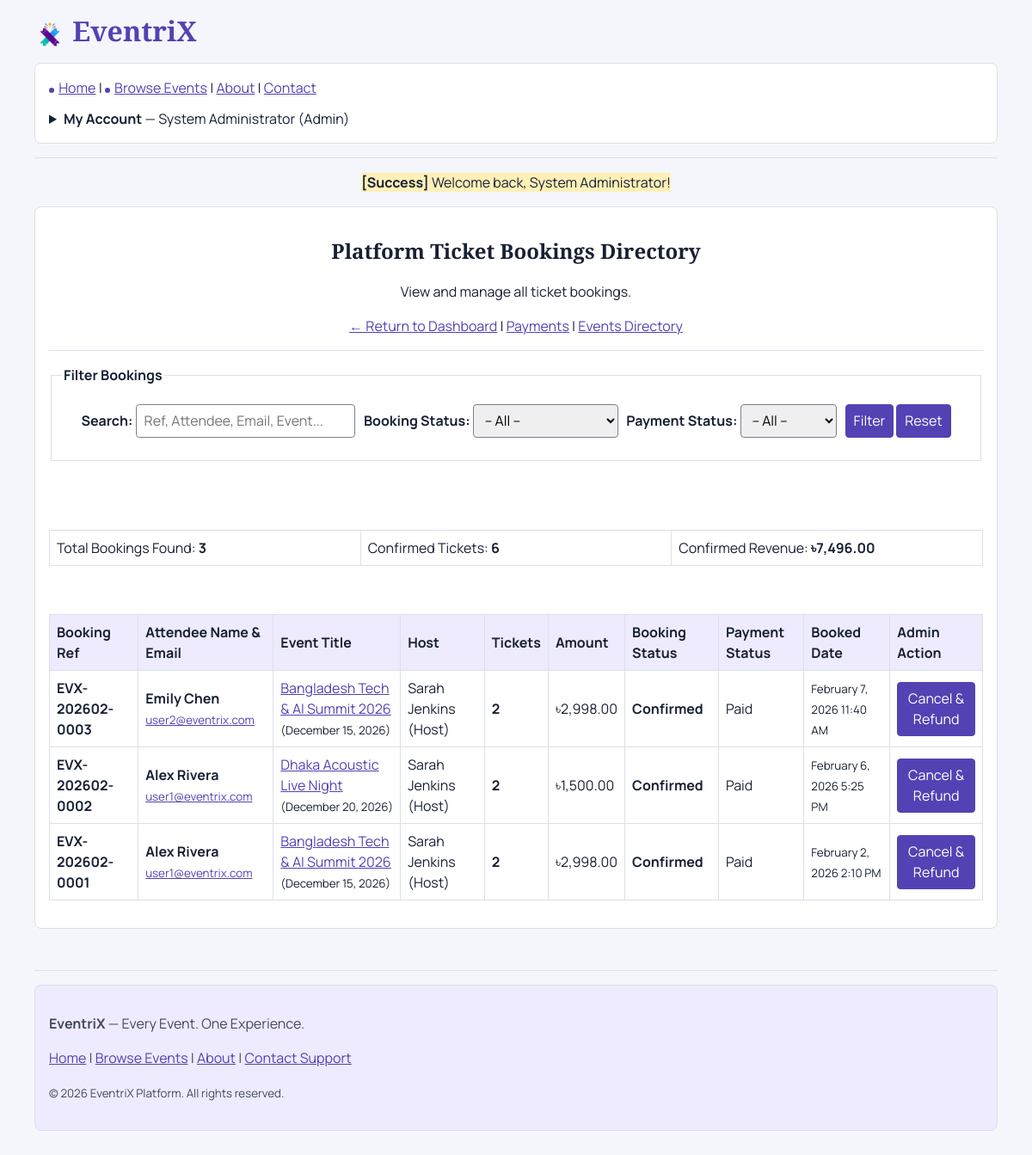
The page /admin/manage-bookings.php (signed in) on the database its author committed.
### tables this page shows
CREATE TABLE `bookings` (
  `id` INT AUTO_INCREMENT PRIMARY KEY,
  `booking_reference` VARCHAR(50) NOT NULL UNIQUE,
  `user_id` INT NOT NULL,
  `event_id` INT NOT NULL,
  `quantity` INT NOT NULL,
  `total_amount` DECIMAL(10,2) NOT NULL,
  `booking_status` ENUM('Pending Payment', 'Confirmed', 'Cancelled') NOT NULL DEFAULT 'Pending Payment',
  `payment_status` ENUM('Unpaid', 'Paid', 'Failed', 'Refunded') NOT NULL DEFAULT 'Unpaid',
  `created_at` TIMESTAMP DEFAULT CURRENT_TIMESTAMP,
  FOREIGN KEY (`user_id`) REFERENCES `users`(`id`) ON DELETE CASCADE,
  FOREIGN KEY (`event_id`) REFERENCES `events`(`id`) ON DELETE CASCADE,
  INDEX `idx_bookings_user` (`user_id`),
  INDEX `idx_bookings_event` (`event_id`),
  INDEX `idx_bookings_ref` (`booking_reference`)
);

CREATE TABLE `users` (
  `id` INT AUTO_INCREMENT PRIMARY KEY,
  `full_name` VARCHAR(100) NOT NULL,
  `email` VARCHAR(150) NOT NULL UNIQUE,
  `password` VARCHAR(255) NOT NULL,
  `role` ENUM('admin', 'host', 'user') NOT NULL DEFAULT 'user',
  `status` ENUM('active', 'suspended') NOT NULL DEFAULT 'active',
  `created_at` TIMESTAMP DEFAULT CURRENT_TIMESTAMP,
  INDEX `idx_users_role` (`role`),
  INDEX `idx_users_status` (`status`)
);

CREATE TABLE `events` (
  `id` INT AUTO_INCREMENT PRIMARY KEY,
  `host_id` INT NOT NULL,
  `title` VARCHAR(200) NOT NULL,
  `description` TEXT NOT NULL,
  `category` VARCHAR(100) NOT NULL,
  `image` VARCHAR(255) DEFAULT NULL,
  `event_date` DATE NOT NULL,
  `start_time` TIME NOT NULL,
  `end_time` TIME NOT NULL,
  `location` VARCHAR(255) NOT NULL,
  `ticket_price` DECIMAL(10,2) NOT NULL DEFAULT 0.00,
  `total_tickets` INT NOT NULL,
  `available_tickets` INT NOT NULL,
  `registration_deadline` DATETIME NOT NULL,
  `status` ENUM('Draft', 'Pending Approval', 'Approved', 'Rejected', 'Completed', 'Cancelled') NOT NULL DEFAULT 'Pending Approval',
  `created_at` TIMESTAMP DEFAULT CURRENT_TIMESTAMP,
  `updated_at` TIMESTAMP DEFAULT CURRENT_TIMESTAMP ON UPDATE CURRENT_TIMESTAMP,
  FOREIGN KEY (`host_id`) REFERENCES `users`(`id`) ON DELETE CASCADE,
  INDEX `idx_events_status` (`status`),
  INDEX `idx_events_category` (`category`),
  INDEX `idx_events_date` (`event_date`)
);

### admin/manage-bookings.php (the view, shortened to what this page needs)
<?php
require_once __DIR__ . '/../includes/database.php';
require_once __DIR__ . '/../includes/functions.php';
$search = sanitize_input($_GET['search'] ?? '');
$query = "SELECT b.*,
                 u.full_name AS attendee_name, u.email AS attendee_email,
                 e.title AS event_title, e.event_date,
                 h.full_name AS host_name,
                 p.payment_reference, p.payment_method
          FROM bookings b
          JOIN users u ON b.user_id = u.id
          JOIN events e ON b.event_id = e.id
          JOIN users h ON e.host_id = h.id
          LEFT JOIN payments p ON b.id = p.booking_id
          WHERE 1=1";
$params = [];
$query .= " ORDER BY b.created_at DESC";
$stmt = $pdo->prepare($query);
$stmt->execute($params);
$bookings = $stmt->fetchAll();
$total_qty = 0;
$total_money = 0;
foreach ($bookings as $b_row) {
    if ($b_row['booking_status'] === 'Confirmed') {
        $total_qty += (int)$b_row['quantity'];
        $total_money += (float)$b_row['total_amount'];
    }
}
require __DIR__ . '/../includes/header.php';
?>
<center>
    <h2>Platform Ticket Bookings Directory</h2>
    <p>View and manage all ticket bookings.</p>
    <p>
        <a href="dashboard.html">&larr; Return to Dashboard</a> |
        <a href="manage-payments.html">Payments</a> |
        <a href="manage-events.html">Events Directory</a>
    </p>
    <hr>
    <fieldset>
        <legend><strong>Filter Bookings</strong></legend>
        <form action="manage-bookings.html" method="GET">
            <p>
                <label for="search"><strong>Search:</strong></label>
                <input type="text" id="search" name="search" value="<?php echo e($search); ?>" placeholder="Ref, Attendee, Email, Event..." size="25">
                <label for="b_status"><strong>Booking Status:</strong></label>
                <select id="b_status" name="b_status">
                    <option value="">-- All --</option>
                </select>
                <label for="p_status"><strong>Payment Status:</strong></label>
                <select id="p_status" name="p_status">
                    <option value="">-- All --</option>
                </select>
                <button type="submit">Filter</button>
                <a href="manage-bookings.html"><button type="button">Reset</button></a>
            </p>
        </form>
    </fieldset>
    <br><br>
    <table border="1" cellpadding="6" cellspacing="0">
        <tr align="center">
            <td width="200">Total Bookings Found: <strong><?php echo count($bookings); ?></strong></td>
            <td width="200">Confirmed Tickets: <strong><?php echo $total_qty; ?></strong></td>
            <td width="200">Confirmed Revenue: <strong><?php echo format_price($total_money); ?></strong></td>
        </tr>
    </table>
    <br>
    <section>
        <?php if (!empty($bookings)): ?>
            <table border="1" cellpadding="8" cellspacing="0" width="98%">
                <thead>
                    <tr>
                        <th>Booking Ref</th>
                        <th>Attendee Name &amp; Email</th>
                        <th>Event Title</th>
                        <th>Host</th>
                        <th>Tickets</th>
                        <th>Amount</th>
                        <th>Booking Status</th>
                        <th>Payment Status</th>
                        <th>Booked Date</th>
                        <th>Admin Action</th>
                    </tr>
                </thead>
                <tbody>
                    <?php foreach ($bookings as $b): ?>
                        <tr>
                            <td><strong><?php echo e($b['booking_reference']); ?></strong></td>
                            <td>
                                <strong><?php echo e($b['attendee_name']); ?></strong><br>
                                <small><a href="mailto:<?php echo e($b['attendee_email']); ?>"><?php echo e($b['attendee_email']); ?></a></small>
                            </td>
                            <td>
                                <a href="../event-details.html?id=<?php echo $b['event_id']; ?>"><?php echo e($b['event_title']); ?></a><br>
                                <small>(<?php echo format_date($b['event_date']); ?>)</small>
                            </td>
                            <td><?php echo e($b['host_name']); ?></td>
                            <td align="center"><strong><?php echo $b['quantity']; ?></strong></td>
                            <td><?php echo format_price($b['total_amount']); ?></td>
                            <td align="center">
                                <?php if ($b['booking_status'] === 'Confirmed'): ?>
                                    <strong>Confirmed</strong>
                                <?php else: ?>
                                    <em><?php echo e($b['booking_status']); ?></em>
                                <?php endif; ?>
                            </td>
                            <td align="center"><?php echo e($b['payment_status']); ?></td>
                            <td><small><?php echo format_date($b['created_at']); ?> <?php echo date('g:i A', strtotime($b['created_at'])); ?></small></td>
                            <td align="center">
                                <?php if ($b['booking_status'] === 'Confirmed'): ?>
                                    <form action="manage-bookings.html" method="POST" onsubmit="return confirm('Cancel and refund this booking? This will return tickets to the event quota.');">
                                        <button type="submit">Cancel &amp; Refund</button>
                                    </form>
                                <?php else: ?>
                                    <small>[No Actions]</small>
                                <?php endif; ?>
                            </td>
                        </tr>
                    <?php endforeach; ?>
                </tbody>
            </table>
        <?php else: ?>
            <p><em>No bookings found matching your search filters.</em></p>
        <?php endif; ?>
    </section>
</center>
<?php require __DIR__ . '/../includes/footer.php'; ?>

### assets/css/site.css (style rules this page uses)
:root { --accent: #5342b3; --ink: #172033; --line: #dce0eb; }
* { box-sizing: border-box; }
body { margin: 0 auto; max-width: 72rem; padding: 1rem; color: var(--ink); background: #f5f6fb; font: 1rem/1.5 Manrope, Arial, sans-serif; }
h1, h2, h3 { font-family: "Playfair Display", Georgia, serif; line-height: 1.25; }
a { color: var(--accent); }
hr { border: 0; border-top: 1px solid var(--line); }
fieldset { min-width: 0; margin-block: 1rem; border: 1px solid var(--line); }
input, select, textarea, button { max-width: 100%; padding: .4rem .55rem; border: 1px solid #7b8090; border-radius: 4px; font: inherit; }
button, .nav-auth, .landing-intro > p:last-child a, .landing-cta a { color: white; background: var(--accent); border-color: var(--accent); }
button { cursor: pointer; }
table { width: 100%; margin-block: 1rem; border-collapse: collapse; border-color: var(--line); }
th, td { padding: .5rem; border: 1px solid var(--line); text-align: left; }
th { background: #eeebff; }

### rows shown on the page
bookings: booking_reference "EVX-202602-0003", user.full_name "Emily Chen", user.email "user2@eventrix.com", event.title "Bangladesh Tech & AI Summit 2026", event.event_date "December 15, 2026", users.full_name "Sarah Jenkins (Host)", quantity "2", total_amount "৳2,998.00", booking_status "Confirmed", payment_status "Paid", created_at "February 7, 2026", created_at "11:40 AM"
bookings: booking_reference "EVX-202602-0002", user.full_name "Alex Rivera", user.email "user1@eventrix.com", event.title "Dhaka Acoustic Live Night", event.event_date "December 20, 2026", users.full_name "Sarah Jenkins (Host)", quantity "2", total_amount "৳1,500.00", booking_status "Confirmed", payment_status "Paid", created_at "February 6, 2026", created_at "5:25 PM"
bookings: booking_reference "EVX-202602-0001", user.full_name "Alex Rivera", user.email "user1@eventrix.com", event.title "Bangladesh Tech & AI Summit 2026", event.event_date "December 15, 2026", users.full_name "Sarah Jenkins (Host)", quantity "2", total_amount "৳2,998.00", booking_status "Confirmed", payment_status "Paid", created_at "February 2, 2026", created_at "2:10 PM"

### other values the page prints
$site_name "EventriX"
current_user_name() "System Administrator"
current_user_role() "Admin"
$message "Welcome back, System Administrator!"
count($bookings) "3"
$total_qty "6"
format_price($total_money) "৳7,496.00"
